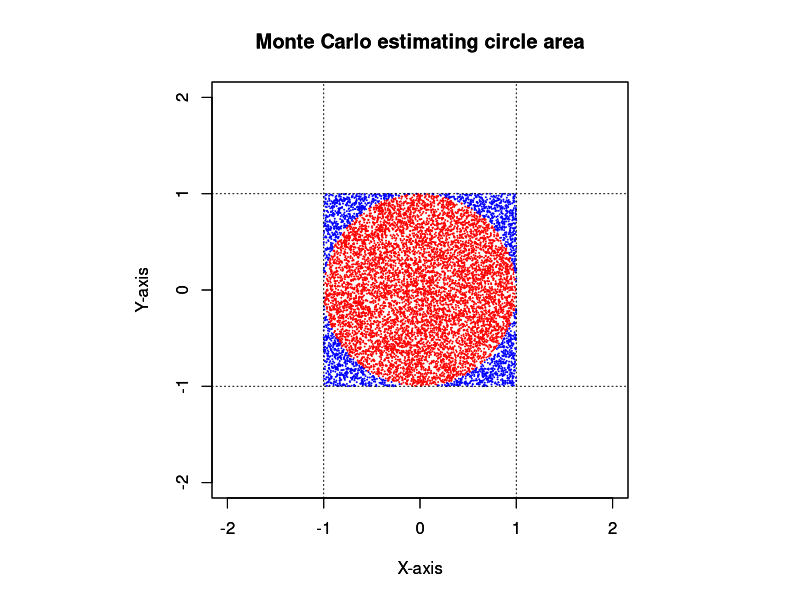
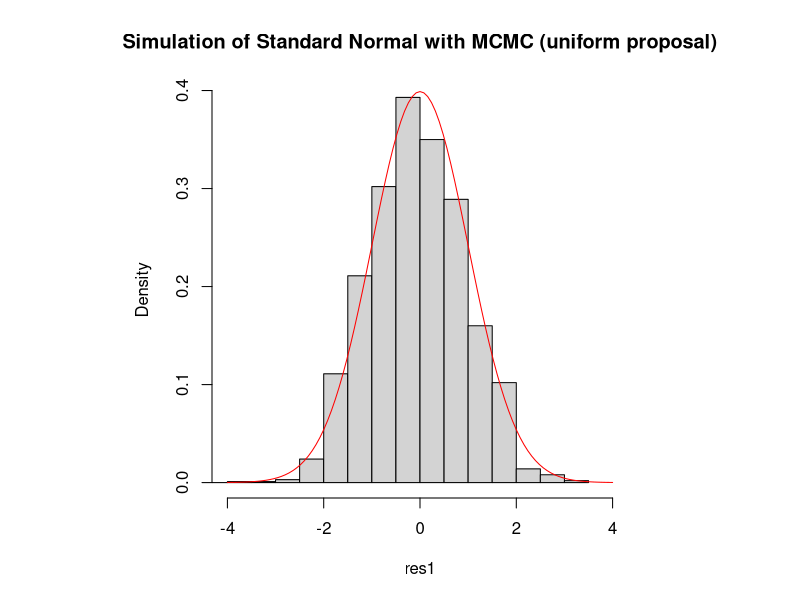
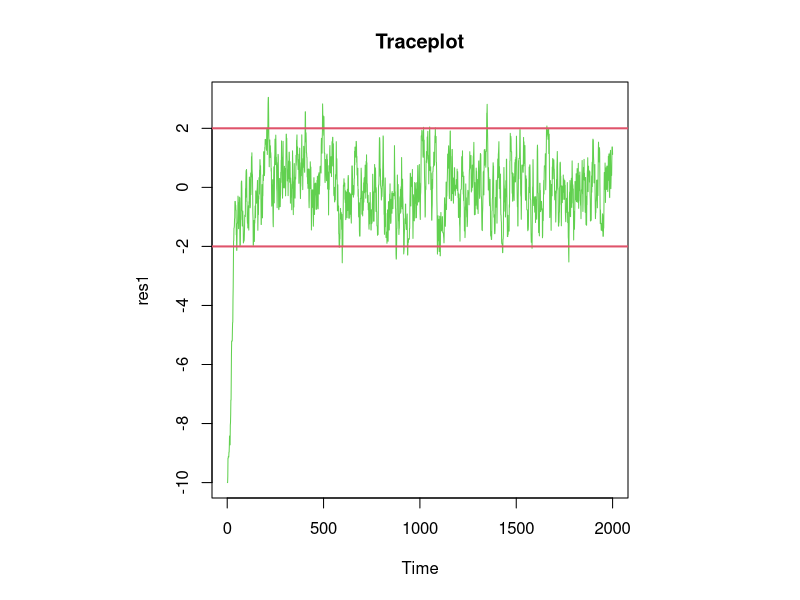
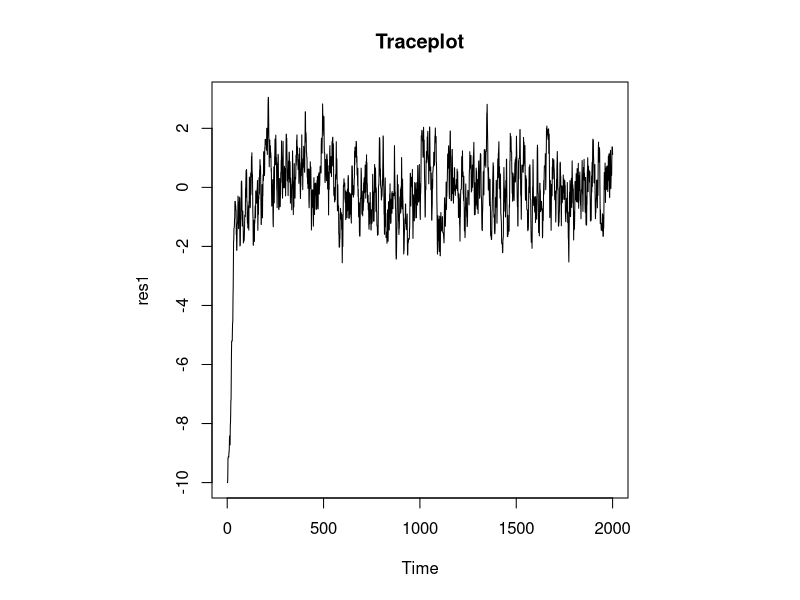
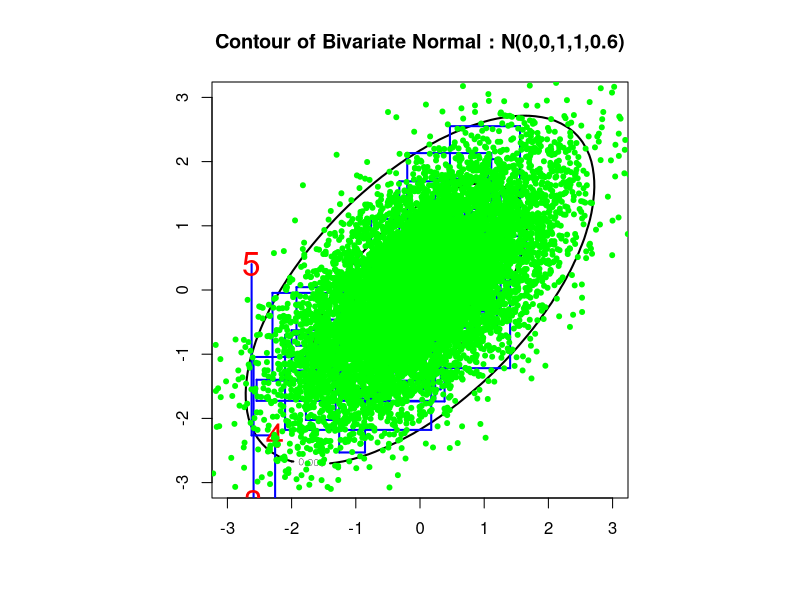
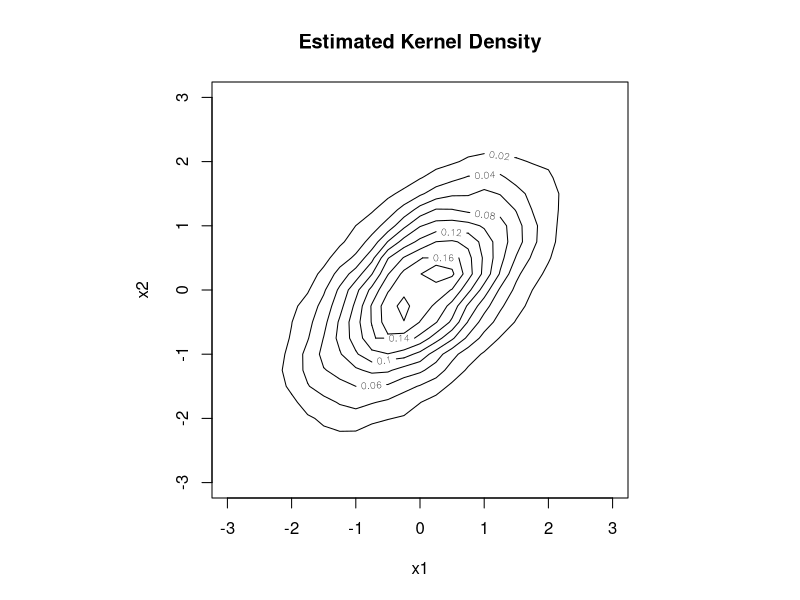

The R source for these figures, in order:
# --- Monte Carlo Method ---
n <- 1e4 # n = 10000
r <- 1 # radius 1

# The use of pdf is different for each situation
carculate_area <- function(n, r){
  x <- runif(n,-r,r) # x
  y <- runif(n,-r,r) # y
  # Boundary condition for accept / reject based on circle                                                                                                                                                                          cond <- x^2 + y^2 <= r^2
  cond <- x^2+y^2 <r^2 # boundary condition
  # area of circle = (area of square) * the number of dots located inside the circle / the number of total dots                                                                                                                                                           area <- (2*r)^2 * length(x[cond]) / n
  area <- (2*r)^2*length(x[cond])/n
  # Monte Carlo
  
  # Visualization
  par(pty='s') # 1:1 ratio
  plot(x[cond], y[cond], pch=20, cex=0.1, xlim=c(-r-1,r+1), ylim=c(-r-1,r+1), col='red',
       xlab='X-axis', ylab='Y-axis', main='Monte Carlo estimating circle area')
  par(new=T)
  plot(x[!cond], y[!cond], pch=20, cex=0.1, xlim=c(-r-1,r+1), ylim=c(-r-1,r+1), col='blue',
       xlab='X-axis', ylab='Y-axis', main='Monte Carlo estimating circle area')
  abline(h=c(-r, r), v=c(-r, r), lty='dotted')
  
  return(area)
}

carculate_area(n, r=1)

# --- Metropolis Hastings ---
# Using normal proposal
# Generate a Markov chain {Xk,k=1,2,...,n} so that the normal distribution of the Markov chain is f(x)

metroNormal=function(N,b,init){
  x<-rep(init,N) # vector x full of initial values (init)
  for (i in 2:N){
    # Select one distribution and draw one Y=y from it                                                                                                                                                                                                   y<-runif(1,x[i-1]-1,x[i-1]+1)
    y <- runif(1,x[i-1]-1,x[i-1]+1)
    # Acceptance probability                                                                                                                                                                                                   alpha<-exp((x[i-1]^2 - y^2)/2)
    alpha <- min(alpha<-exp((x[i-1]^2 - y^2)/2),1)
    u<-runif(1) # extract one variable in Unif(0, 1) to be used for comparison 
    if (u<alpha) x[i] <- y # update y
    else x[i] <- x[i-1] # previous
  }
  return(x)
}

res1=metroNormal(2*10^3,1,-10) # samples that follow a standard normal distribution are produced


hist(res1,nclass=20,main="Simulation of Standard Normal with MCMC (uniform proposal)",prob=T,xlim=c(-4,4))
curve(dnorm(x),-4,4,add=T, col='red') # built-in standard normal distribution

ts.plot(res1,col=3, main = "Traceplot")
# Due to the nature of the normal distribution, most of the data should be located between -2 and 2. Draw a red line to check it out.
# arguments : (x or y, 0-row or 1-col, lwd=..., col=...)
abline(2,0,lwd=2,col=2);abline(-2,0,lwd=2,col=2) 
plot(res1, main = "Traceplot", xlab='Time', type="l") # similar with ts.plot

# --- Gibbs Sampling ---

if(!require(mnormt)) install.packages("mnormt"); library(mnormt)
Sig=matrix(c(1,0.6,0.6,1),2,2)  # the definition of the variance matrix(the definition of the covariance matrix)
Sig
x1=seq(-3,3,0.1)                 #############################################################################
x1
x2=seq(-3,3,0.1)                 # Extracted from the actual multivariate normal distribution for comparison #
x2
cbind(x1[1],x2)
cbind(x1[2],x2)
n=length(x1)                     #############################################################################
n
z=matrix(0,n,n)
z
for (i in 1:n){
  z[i,]=dmnorm(cbind(x1[i],x2),c(0,0),Sig)
} # built-in bivariate normal distribution
z
contour(x1,x2,z,levels=c(0.005,0.05,0.1,0.15),lwd=2,main="Contour of Bivariate Normal : N(0,0,1,1,0.6)") # contour

# Using Gibbs Sampler

Nsim=6 # by splitting the burning period At first, only 6 are drawn and then an empty vector is defined
Nsim
x1=numeric(Nsim) # numeric vector
x1
x2=numeric(Nsim)
x2
for (i in 2:Nsim){
  x1[i]=rnorm(1,0.6*x2[i-1],sqrt(0.64)) # *= x2. gets one random number with mean and standard deviation
  x2[i]=rnorm(1,0.6*x1[i],sqrt(0.64))
}
x1 # x
x2 # y
for (i in 1:Nsim){
  segments(x1[i],x2[i],x1[i+1],x2[i],lwd=2,col="blue")
  segments(x1[i+1],x2[i],x1[i+1],x2[i+1],lwd=2,col="blue")
} # segments 

text(x1[1],x2[1],"0",cex=2,col="red")
text(x1[2],x2[2],"1",cex=2,col="red")
text(x1[3],x2[3],"2",cex=2,col="red")
text(x1[4],x2[4],"3",cex=2,col="red")
text(x1[5],x2[5],"4",cex=2,col="red")
text(x1[6],x2[6],"5",cex=2,col="red")


Nsim=101
x1=numeric(Nsim)
x2=numeric(Nsim)
for (i in 2:Nsim){
  x1[i]=rnorm(1,0.6*x2[i-1],sqrt(0.64)) # x2 - previous state
  x2[i]=rnorm(1,0.6*x1[i],sqrt(0.64)) # x1 - next state
}

for (i in 1:Nsim){
  segments(x1[i],x2[i],x1[i+1],x2[i],lwd=2,col="blue")
  segments(x1[i+1],x2[i],x1[i+1],x2[i+1],lwd=2,col="blue")
}
# gradually follows toward the contour line

Nsim=10001
x1=numeric(Nsim) 
x2=numeric(Nsim)

for (i in 2:Nsim){
  x1[i]=rnorm(1,0.6*       x2[i-1]    ,sqrt(0.64))
  x2[i]=rnorm(1,0.6*       x1[i]    ,sqrt(0.64))
}
points(x1,x2,pch=20,col="green") # scatter plot

library(MASS)
contour(kde2d(x1, x2, lims= c(-3,3,-3,3)), xlab='x1', ylab='x2',main='Estimated Kernel Density') # draw the contour line directly using samples from the function we made
# kde2d - approximate pdf and estimated
# prior probability, posteriori probability, bayesian statistics